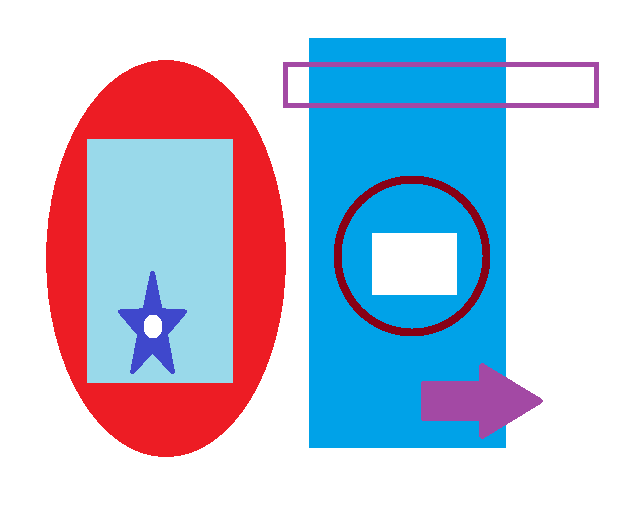
#> input picture CV03/data/shapes.png, 621 x 505 px, found by its file name
$ python _contours_shape_recognition.py
#> lines starting #> are read from the running program, lines starting #| are printed output that depends on the picture; after the words box and inside, x2 and y2 are one past the last pixel; in counts of white or black regions, pixels touching at a corner belong together
"""
Contours shape recognition mainly based on cv2.approxPolyDP() function
"""

# Import required packages:
import numpy as np
import cv2
from matplotlib import pyplot as plt


def get_position_to_draw(text, point, font_face, font_scale, thickness):
    """Gives the coordinates to draw centered"""

    text_size = cv2.getTextSize(text, font_face, font_scale, thickness)[0]
    text_x = point[0] - text_size[0] / 2
    text_y = point[1] + text_size[1] / 2
    return round(text_x), round(text_y)


def detect_shape(contour):
    """Returns the shape (e.g. 'triangle', 'square') from the contour"""

    detected_shape = '-----'

    # Calculate perimeter of the contour:
    perimeter = cv2.arcLength(contour, True)

    # Get a contour approximation:
    contour_approx = cv2.approxPolyDP(contour, 0.03 * perimeter, True)

    # Check if the number of vertices is 3. In this case, the contour is a triangle
    if len(contour_approx) == 3:
        detected_shape = 'triangle'

    # Check if the number of vertices is 4. In this case, the contour is a square/rectangle
    elif len(contour_approx) == 4:

        # We calculate the aspect ration from the bounding rect:
        x, y, width, height = cv2.boundingRect(contour_approx)
        aspect_ratio = float(width) / height

        # A square has an aspect ratio close to 1 (comparison chaining is used):
        if 0.90 < aspect_ratio < 1.10:
            detected_shape = "square"
        else:
            detected_shape = "rectangle"

    # Check if the number of vertices is 5. In this case, the contour is a pentagon
    elif len(contour_approx) == 5:
        detected_shape = "pentagon"

    # Check if the number of vertices is 6. In this case, the contour is a hexagon
    elif len(contour_approx) == 6:
        detected_shape = "hexagon"

    # The shape as more than 6 vertices. In this example, we assume that is a circle
    else:
        detected_shape = "circle"

    # return the name of the shape and the found vertices
    return detected_shape, contour_approx


def array_to_tuple(arr):
    """Converts array to tuple"""

    return tuple(arr.reshape(1, -1)[0])


def draw_contour_points(img, cnts, color):
    """Draw all points from a list of contours"""

    for cnt in cnts:
        print(cnt.shape)
        squeeze = np.squeeze(cnt)
        print(squeeze.shape)

        for p in squeeze:
            pp = array_to_tuple(p)
            cv2.circle(img, pp, 10, color, -1)

    return img


def draw_contour_outline(img, cnts, color, thickness=1):
    """Draws contours outlines of each contour"""

    for cnt in cnts:
        cv2.drawContours(img, [cnt], 0, color, thickness)


def show_img_with_matplotlib(color_img, title, pos):
    """Shows an image using matplotlib capabilities"""

    # Convert BGR image to RGB
    img_RGB = color_img[:, :, ::-1]

    ax = plt.subplot(2, 2, pos)
    plt.imshow(img_RGB)
    plt.title(title)
    plt.axis('off')


# Create the dimensions of the figure and set title:
fig = plt.figure(figsize=(12, 9))
plt.suptitle("Shape recognition based on cv2.approxPolyDP()", fontsize=14, fontweight='bold')
fig.patch.set_facecolor('silver')

# Load the image and convert it to grayscale:
# image = build_sample_image_2()
image = cv2.imread("../../data/shapes.png")
#> image is the input picture: shape (505, 621, 3); mean B, G, R 214.9, 193.7, 183.2
gray_image = cv2.cvtColor(image, cv2.COLOR_BGR2GRAY)
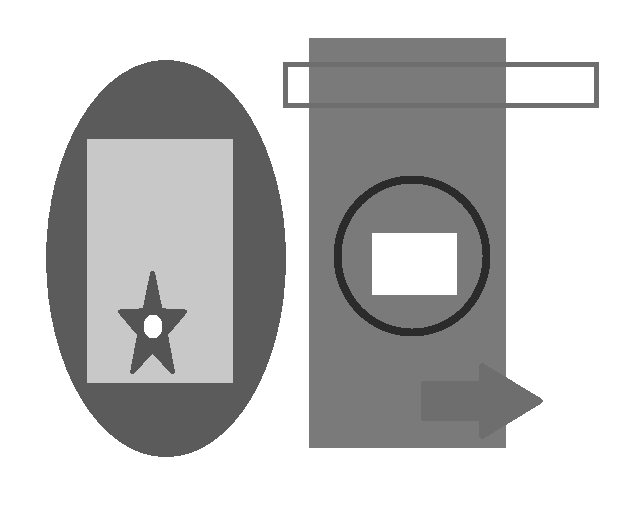
#> gray_image: shape (505, 621); min 43, max 255, mean 193

# Apply cv2.threshold() to get a binary image:
ret, thresh = cv2.threshold(gray_image, 50, 255, cv2.THRESH_BINARY)
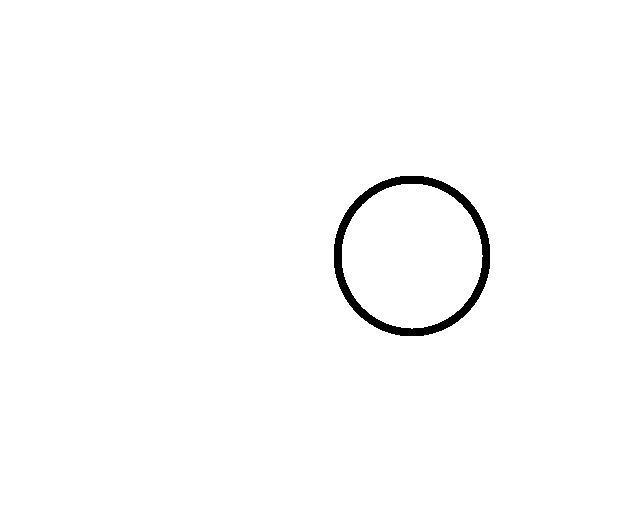
#> thresh: shape (505, 621); 98.8% white; 1 black region

# Find contours using the thresholded image:
# Note: cv2.findContours() has been changed to return only the contours and the hierarchy
contours, hierarchy = cv2.findContours(thresh, cv2.RETR_EXTERNAL, cv2.CHAIN_APPROX_NONE)
#> contours = 1 contour; box (x1, y1, x2, y2) and area: (0, 0, 621, 505) 312480

# Show the number of detected contours:
print("detected contours: '{}' ".format(len(contours)))
#| detected contours: '1'

# Make a copy to draw the results:
image_contours = image.copy()
image_recognition_shapes = image.copy()

# Draw the outline of all detected contours:
draw_contour_outline(image_contours, contours, (255, 255, 255), 4)
#> the loop in draw_contour_outline, `for cnt in cnts:` made 1 pass

for contour in contours:
    # Compute the moments of the current contour:
    M = cv2.moments(contour)

    # Calculate the centroid of the contour from the moments:
    cX = int(M['m10'] / M['m00'])
    cY = int(M['m01'] / M['m00'])

    # Detect shape of the current contour:
    shape, vertices = detect_shape(contour)

    # Draw the detected vertices:
    draw_contour_points(image_contours, [vertices], (255, 255, 255))

    # Get the position to draw:
    (x, y) = get_position_to_draw(shape, (cX, cY), cv2.FONT_HERSHEY_SIMPLEX, 1.6, 3)

    # Write the name of shape on the center of shapes
    cv2.putText(image_recognition_shapes, shape, (x, y), cv2.FONT_HERSHEY_SIMPLEX, 1.6, (255, 255, 255), 3)
#> this loop made 1 pass
#> (cX, cY, detected_shape in detect_shape, perimeter in detect_shape, x, y, width in detect_shape, height in detect_shape) on pass 1: (310, 252, 'rectangle', 2248, 194, 270, 621, 505)
#| (4, 1, 2)
#| (4, 2)
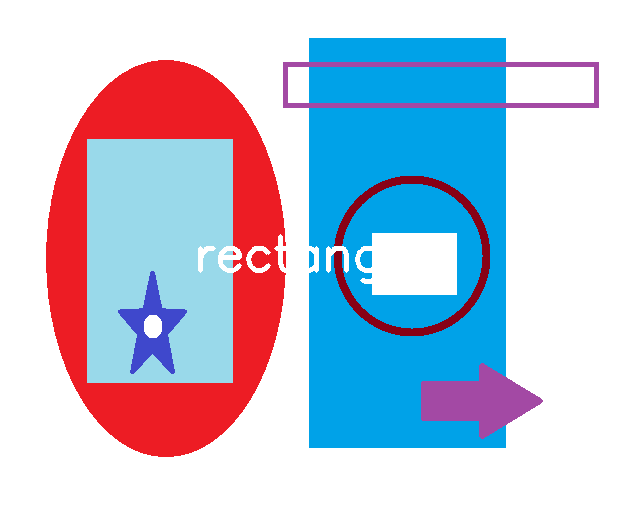
#> image_recognition_shapes: shape (505, 621, 3); 0.59% of pixels changed, all inside (x1, y1, x2, y2) = (198, 234, 372, 284)

# Plot the images
show_img_with_matplotlib(image, "image", 1)
show_img_with_matplotlib(cv2.cvtColor(thresh, cv2.COLOR_GRAY2BGR), "threshold = 100", 2)
#> in show_img_with_matplotlib (call 2), `img_RGB = color_img[:, :, ::-1]`: img_RGB: shape (505, 621, 3); 98.8% white; 1 black region, box (x1, y1, x2, y2) and area: (334, 176, 490, 336) 3788
show_img_with_matplotlib(image_contours, "contours outline (after approximation)", 3)
show_img_with_matplotlib(image_recognition_shapes, "contours recognition", 4)

# Show the Figure:
plt.show()
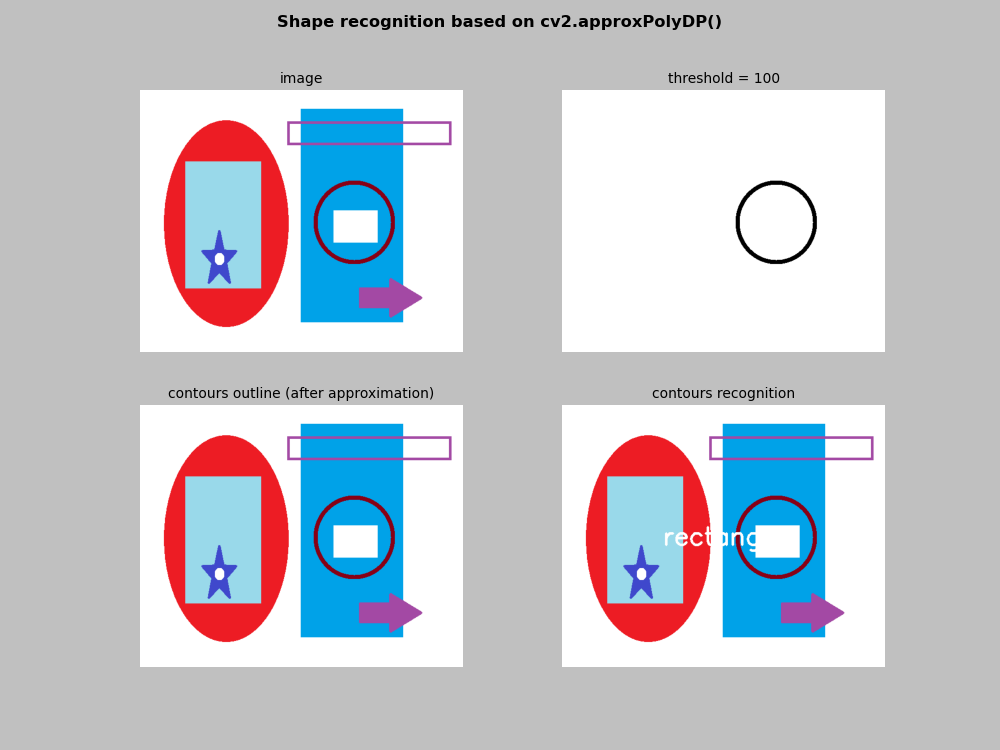
#> figure drawn by matplotlib, 4 panels
